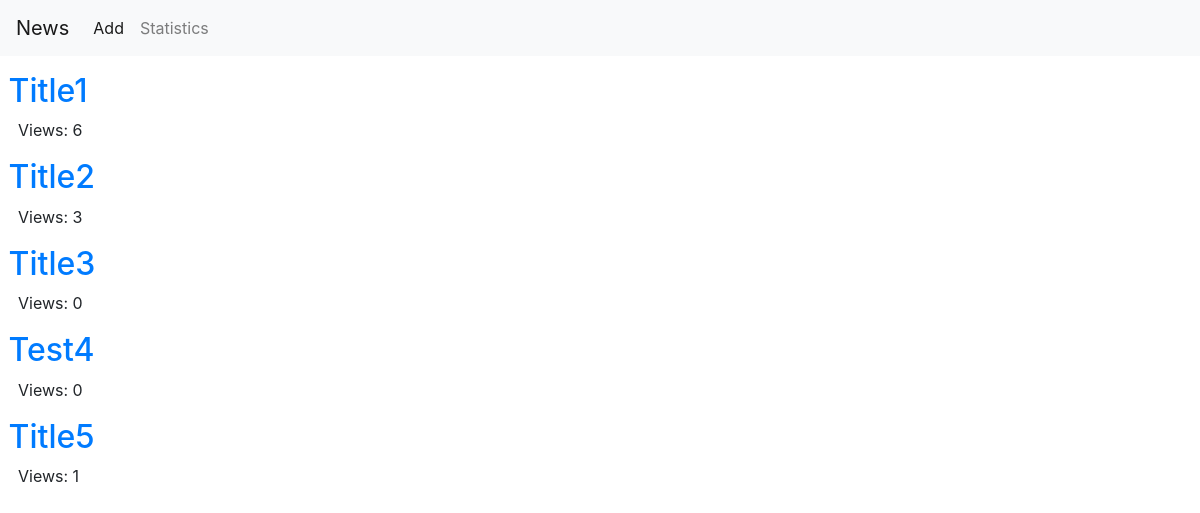
The app's page /, older data.
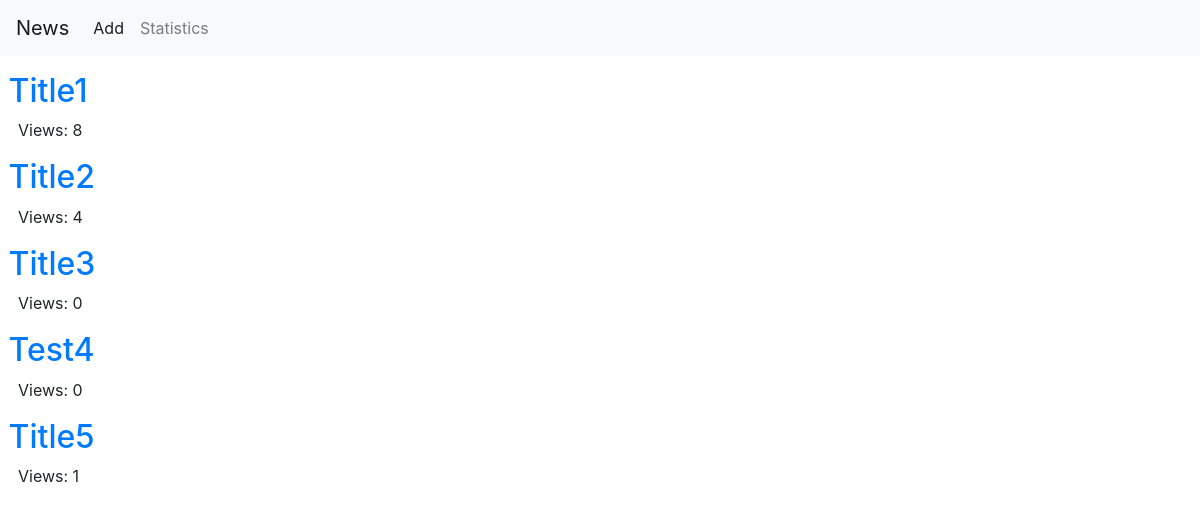
The same page, newer data.
### pages/models.py (models this page shows, shortened)
class Post(models.Model):
    title = models.CharField(max_length=200)
    text = models.TextField(max_length=1000)
    author = models.CharField(max_length=100)
    date = models.DateTimeField(auto_now_add=True)
    tags = TaggableManager()
    views = models.IntegerField(default=0)

### pages/views.py (the view)
# urls.py: path('', NewsListView.as_view(), name='news_list'),
class NewsListView(ListView):
    model = Post
    template_name = 'news_list.html'

### templates/news_list.html (shortened to what this page needs)
<!DOCTYPE html>
{% extends '_base.html' %}
{% block content %}
{% for news in object_list %}
<p ><h2><a href="{% url 'news_detail' news.pk %}"> &nbsp;{{news.title}} </a> </h2> &nbsp; &nbsp; Views: {{news.views}}</p>
{% endfor %}
{% endblock content %}

### templates/_base.html (shortened to what this page needs)
<!DOCTYPE html>
<html lang="en">
<head>
    <link rel="stylesheet" href="https://stackpath.bootstrapcdn.com/bootstrap/4.4.1/css/bootstrap.min.css">
</head>
<body>
<nav class="navbar navbar-expand-lg navbar-light bg-light">
  <a class="navbar-brand" href="{% url 'news_list' %}">News</a>
  <div class="collapse navbar-collapse" id="navbarSupportedContent">
    <ul class="navbar-nav mr-auto">
      <li class="nav-item active">
        <a class="nav-link" href="{% url 'news_add' %}">Add<span class="sr-only">(current)</span></a>
      </li>
      <li class="nav-item">
        <a class="nav-link" href="{% url 'news_statistics' %}">Statistics</a>
      </li>
    </ul>
  </div>
</nav>
{% block content %}
{% endblock content %}
</body>
</html>

Row changes from the older to the newer data that the page shows:
changed Post "Title1": views "6" → "8"
changed Post "Title2": views "3" → "4"
